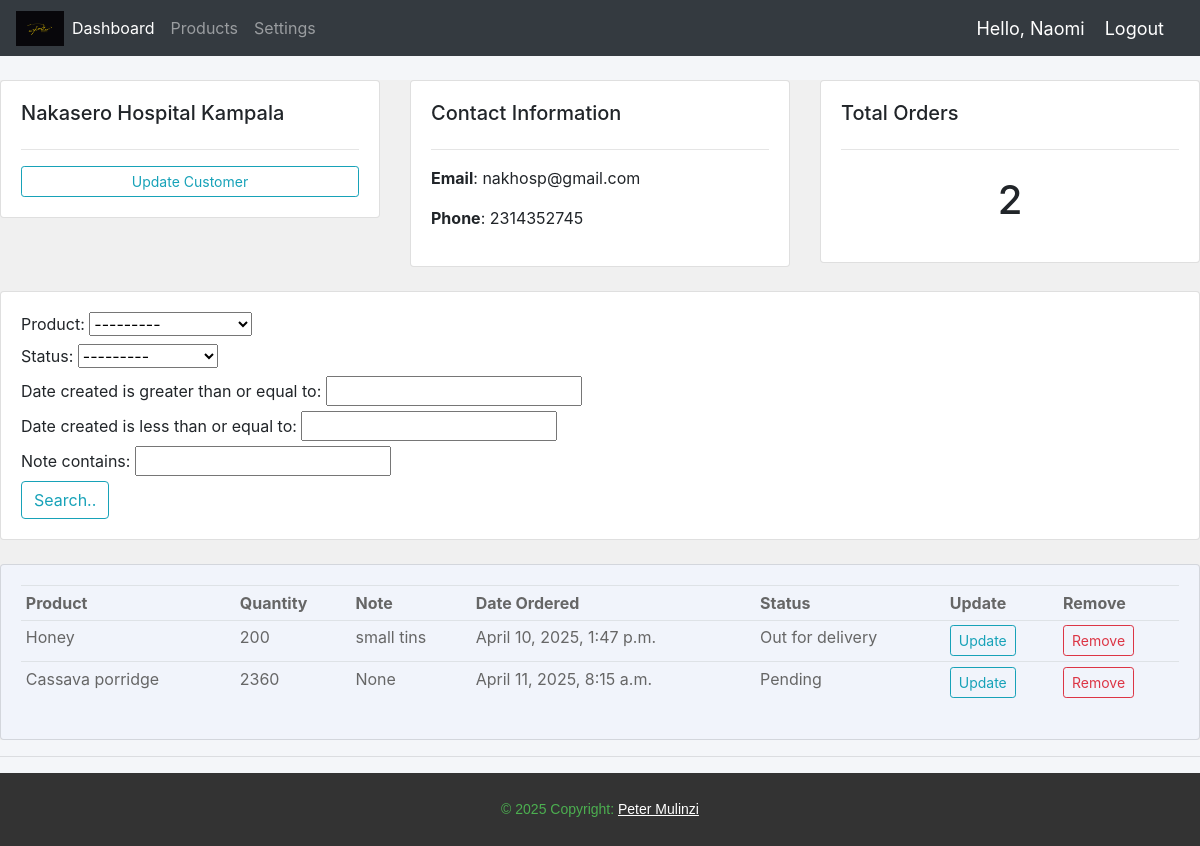
/customers/4/ (signed in), run on the app's committed database.
### Jah_Accounts/models.py (models this page shows, shortened)
class Customer(models.Model):
    user = models.OneToOneField(User, null=True, blank=True, on_delete=models.CASCADE)
    name = models.CharField(max_length=200, null=True, blank=True)
    phone = models.CharField(max_length=200, null=True, blank=True)
    email = models.CharField(max_length=200, null=True, blank=True)
    profile_picture = models.ImageField(null=True, default='avi.jpg', blank=True)
    date_created = models.DateTimeField(auto_now_add=True, null=True, blank=True)
    def __str__(self):
        return self.name or 'Unnamed Customer'

class Order(models.Model):
    STATUS = (
        ('Pending', 'Pending'),
        ('Out for delivery', 'Out for delivery'),
        ('Delivered', 'Delivered'),
    )
    MEASUREMENT = (
        ('Kgs', 'Kgs'),
        ('Tins', 'Tins'),
    )
    Customer = models.ForeignKey(Customer, null=True, on_delete=models.SET_NULL)
    Product = models.ForeignKey(Product, null=True, on_delete=models.SET_NULL,)
    date_created = models.DateTimeField(auto_now_add=True, null=True)
    status = models.CharField(max_length=200, null=True, choices=STATUS)
    tags = models.ManyToManyField(Tag)
    Quantity = models.CharField(null=True, max_length=4)
    units = models.CharField(max_length=200, null=True, choices=MEASUREMENT,)
    note = models.CharField(max_length=200, null=True, blank=True)

class Product(models.Model):
    CATEGORY = (
        ('Flour', 'Flour'),
        ('Honey', 'Honey'),
        ('Spice', 'Spice'),
    )
    name = models.CharField(max_length=200, null=True)
    price = models.FloatField(null=True)
    category = models.CharField(max_length=200, null=True, choices=CATEGORY)
    description = models.CharField(max_length=200, null = True, blank = True)
    date_created = models.DateTimeField(auto_now_add=True, null=True)
    def __str__(self):
        return self.name

### Jah_Accounts/decorators.py (the view)
        def wrapper_func(request, *args, **kwargs):
            if request.user.groups.exists():
                user_groups = request.user.groups.values_list('name', flat = True)
                if any(group in allowed_roles for group in user_groups):
                    return view_func(request, *args, **kwargs)
            return HttpResponse('You are not allowed to view this page.')

### Jah_Accounts/views.py (called while the page is built)
@login_required(login_url='login')
@allowed_users(allowed_roles=['admin'])
def customers(request, cust_id):
    customer = Customer.objects.get(id=cust_id)
    orders = customer.order_set.all()
    order_count = orders.count()
    myFilter = OrderFilter(request.GET, queryset=orders)
    orders = myFilter.qs
    context = {
        'customer': customer,
        'orders': orders,
        'order_count': order_count,
        'myFilter': myFilter,
    }
    return render(request, 'Jah_Accounts/Customer.html', context)

### Jah_Accounts/templates/Jah_Accounts/Customer.html
{% extends "Jah_Accounts/main.html" %}
{% block content %}
<br>
<div style="background-color: #f0f0f0;">
    <div class="row">
        <div class="col-md">
            <div class="card card-body">
                <h5>{{customer}}</h5>
                <hr>
                <a class="btn btn-outline-info btn-sm btn-block" href="{% url 'updateCustomer' customer.id %}">Update Customer</a>
            </div>
        </div>
        <div class="col-md">
            <div class="card card-body">
                <h5>Contact Information</h5>
                <hr>
                <p><b>Email</b>: {{customer.email}}</p>
                <p><b>Phone</b>: {{customer.phone}}</p>
            </div>
        </div>
        <div class="col-md">
            <div class="card card-body">
                <h5>Total Orders</h5>
                <hr>
                <h1 style="text-align: center; padding: 10px;">{{order_count}}</h1>
            </div>
        </div>
    </div>
    <br>
    <div class="row">
        <div class="col">
            <div class="card card-body">
                <form method="get">
                    {{myFilter.form}}
                <button class="btn btn-primry btn-outline-info" type="submit">Search..</button>
                </form>
            </div>
        </div>
    </div>
    <br>
    <div class="row">
        <div class="col-md">
            <div class="card card-body" style="background-color: #f1f4fb; color: #666666;">
                <table class="table table-sm">
                    <tr style="background-color: #f1f4fb; color: #666666;">
                        <th>Product</th>
                        <th>Quantity</th>
                        <th>Note</th>
                        <th>Date Ordered</th>
                        <th>Status</th>
                        <th>Update</th>
                        <th>Remove</th>
                    </tr>
                    {% for order in orders %}
                      <tr>
                        <td>{{ order.Product }}</td>
                        <td>{{order.Quantity}}</td>
                        <td>{{ order.note }}</td>
                        <td>{{ order.date_created }}</td>
                        <td>{{ order.status }}</td>
                        <td><a class="btn btn-sm btn-outline-info" href="{% url 'updateOrder' order.id %}">Update</a></td>
                        <td><a class="btn btn-sm btn-outline-danger" href="{% url 'deleteOrder' order.id %}">Remove</a></td>
                      </tr>
                    {% endfor %}
                </table>
            </div>
        </div>
    </div>
</div>
{% endblock %}

### Jah_Accounts/templates/Jah_Accounts/navbar.html (shortened to what this page needs)
{% load static %}
<nav class="navbar navbar-expand-lg navbar-dark bg-dark">
    <img src="/static/media/LOGO.png" alt="" width="48" height="35">
    <div class="collapse navbar-collapse" id="navbarNavAltMarkup">
      <div class="navbar-nav">
        {% if request.user.is_staff %}
        <a class="nav-item nav-link active" href="{% url 'home' %}">Dashboard</a>
        <a class="nav-item nav-link" href="{% url 'products' %}">Products</a>
        {% endif %}
        <a class="nav-link" href="{% url 'accountSettings' %}">Settings</a>
      </div>
    </div>
    <span class="hello-msg">Hello, {{request.user}}</span>
    <span><a class="hello-msg" href="{% url 'logout' %}">Logout</a></span>
  </nav>

### static/css/main.css (style rules this page uses)
body { background-color: #f4f6f9; }

### Jah_Accounts/templates/Jah_Accounts/navbar.html (style rules this page uses)
.hello-msg { font-size: 18px; color: #fff; margin-right: 20px; }

### data on the page
Customer: name "Nakasero Hospital Kampala", email "nakhosp@gmail.com", phone "2314352745"
Order: Product "Honey", Quantity "200", note "small tins", date_created "April 10, 2025, 1:47 p.m.", status "Out for delivery"
Order: Product "Cassava porridge", Quantity "2360", note "None", date_created "April 11, 2025, 8:15 a.m.", status "Pending"

### other printed values
{{ request.user }} "Naomi"
{{ order_count }} "2"
